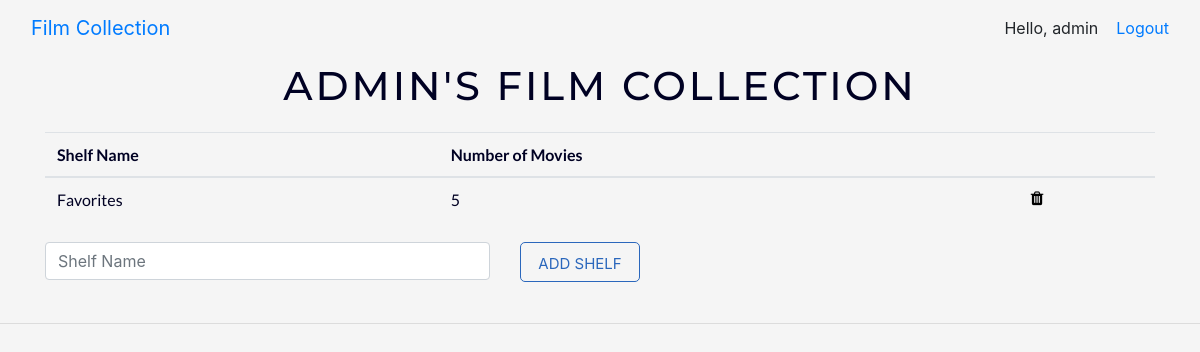
Page / (signed in) on the earlier database version.
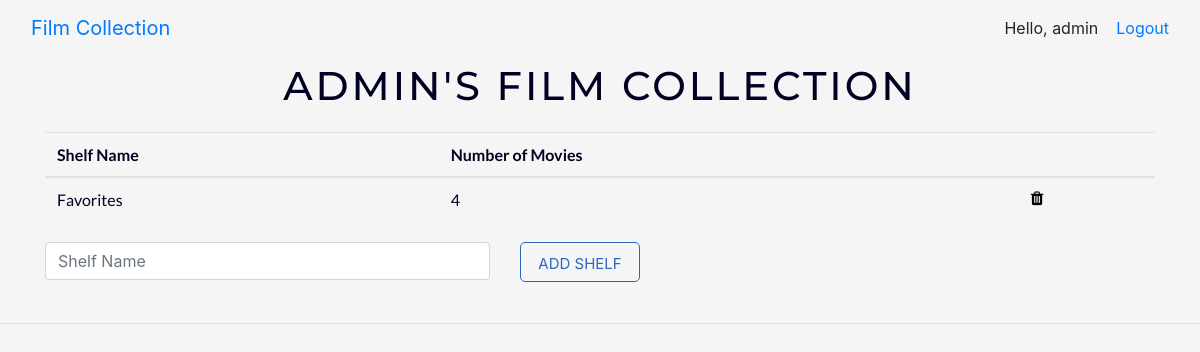
Same page on the later database version.
### collection/models.py (models this page shows, shortened)
class Shelf(models.Model):
    user = models.ForeignKey(settings.AUTH_USER_MODEL, on_delete = models.CASCADE, default = 1)
    shelf_name = models.CharField(max_length = 100)
    shelf_size = models.PositiveIntegerField(default = 0)

### collection/views.py (the view)
# urls.py: path('', views.IndexView.as_view(), name='index'),
class IndexView(generic.ListView):
    template_name='collection/index.html'
    context_object_name='shelf_list'
    @method_decorator(login_required)
    def dispatch(self, *args, **kwargs):
        return super(IndexView, self).dispatch(*args, **kwargs)
    def get_queryset(self):
        return Shelf.objects.order_by('shelf_name')[:10]

### collection/templates/collection/index.html (shortened to what this page needs)
{% extends 'base.html' %}
{% block body %}
<div class="container color-navy">
    <div class="title">
        <p> {{user.get_username.upper}}'S FILM COLLECTION</p>
    </div>
    <div class="shelf_list">
        {% if user.shelf_set.count > 0 %}
        <table class="table body-font color-navy">
            <thead>
                <th>Shelf Name</th>
                <th>Number of Movies</th>
                <th></th>
            </thead>
            <tbody>
                {% for shelf in user.shelf_set.all %}
                <tr href="{% url 'collection:detail' shelf.id %}">
                    <td>{{ shelf.shelf_name }}</td>
                    <td>{{ shelf.shelf_size }} </td>
                    <td title="Delete" ><a href="{% url 'collection:delete_shelf' shelf.id %}"class ="button-trash"><span class="fa fa-trash"></span></a></td>
                </tr>
                {% endfor %}
            </tbody>
        </table>
        {% else %}
        <p>You haven't made a shelf yet.</p>
        {% endif %}
        <form class="row" action="{% url 'collection:add_shelf' user.id %}" method="post">
            <div class="col-sm-5 form-group">
                <input required class="form-control form-spacing" type="text" name="name" placeholder="Shelf Name">
            </div>
            <div class="col-sm-2 form-group">
                <button class="button-yin form-spacing" type="submit"> ADD SHELF </button>
            </div>
        </form>
    </div>
</div>
{% endblock %}

Differences in the rows shown:
changed Shelf "Favorites": shelf_size "5" → "4"
